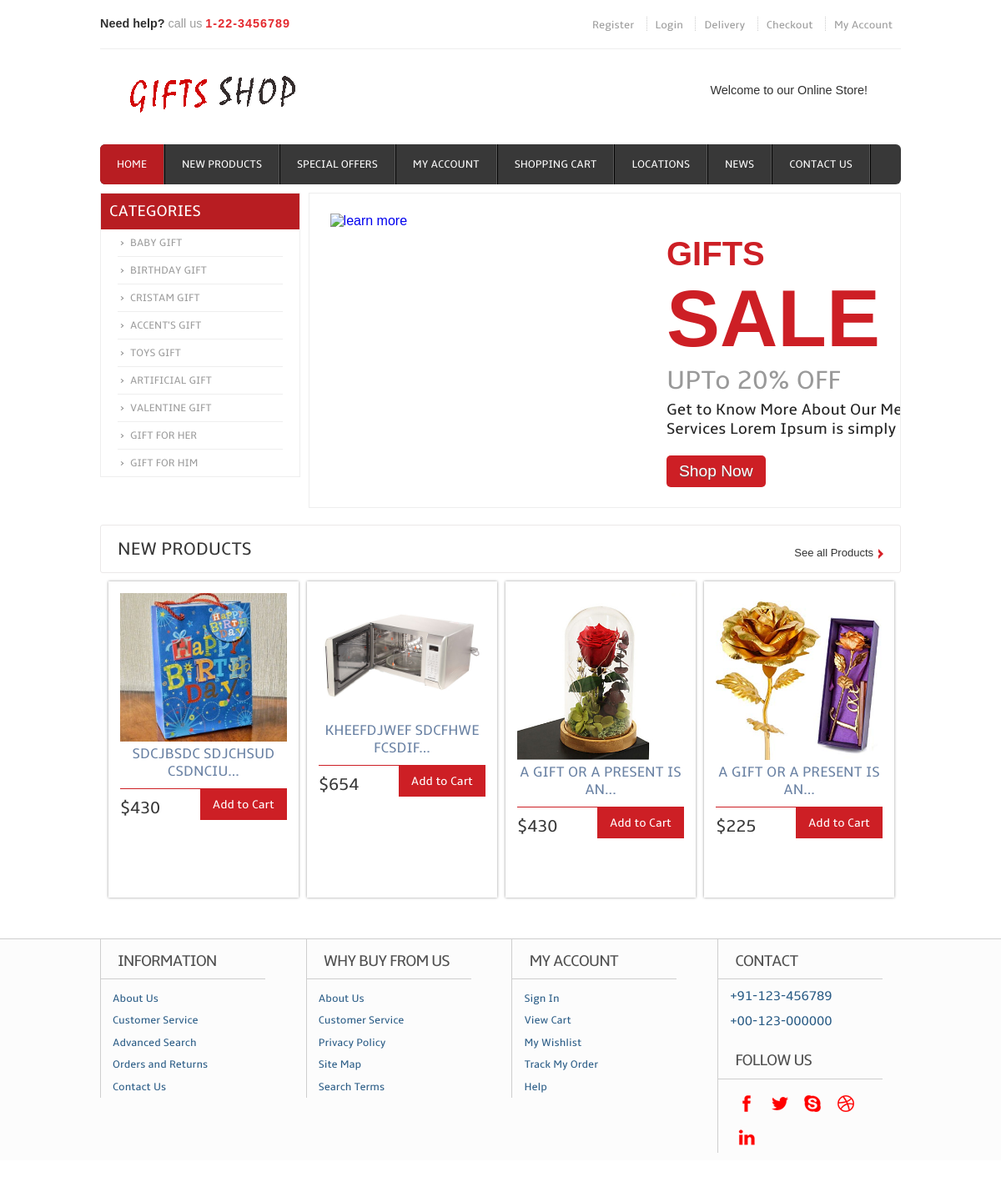
The page / on the database its author committed.
### mycart/models.py (models this page shows, shortened)
class Product(models.Model):
	GIFT_CHOICES = [
    ('babygift','BABYGIFT'),
    ('birthdaygift', 'BIRTHDAYGIFT'),
    ('accentsgift','ACCENTSGIFT'),
    ('cristamgift','CRISTAMGIFT'),
    ('toysgift','TOYSGIFT'),
    ('valentinegift','VALENTINEGIFT'),
    ('artificialgift','ARTIFICIALGIFT'),
    ('giftforher','GIFTFORHER'),
    ('giftforhim','GIFTFORHIM'),
]
	product_name = models.CharField(max_length=100,null=True)
	desc = models.CharField(max_length=1000,null=True)
	category = models.CharField(max_length=100, choices=GIFT_CHOICES,default='babygift')
	subcategory = models.CharField(max_length=100,null=True)
	price = models.IntegerField(null=True)
	Image = models.ImageField(upload_to="shop/images",null=True)
	pub_date = models.DateField()

### mycart/views.py (the view)
# urls.py: path('', views.index,name='index'),
def index(request):
	products=Product.objects.all()
	car=Cart.objects.all()
	cart=car.count()
	print(cart)
	return render(request,'index.html',{'product':products,'li':cart})

### templates/index.html (shortened to what this page needs)
{% extends 'base.html' %}
{% load static %}
{% block content %}
		<div class="menu">
	     		<ul>
	     			<li class="active"><a href="/">Home</a></li>
			    	<li><a href="{% url 'newproducts' %}">New Products</a></li>
			    	<li><a href="{% url 'specialoffer' %}">Special Offers</a></li>
			    	<li><a href="{% url 'myaccount' %}">My Account</a></li>
			    	<li><a href="{% url 'cartitems' %}">Shopping Cart</a></li>
			    	<li><a href="{% url 'location' %}">Locations</a></li>
			    	<li><a href="{% url 'news' %}">News</a></li>
			    	<li><a href="{% url 'contact' %}">Contact Us</a></li>
     			</ul>
	     </div>
	     </div>
	     	<div class="header_slide">
			<div class="header_bottom_left">
				<div class="categories">
				  <ul>
				  	<h3>Categories</h3>
				       <li><a href="{% url 'babygift' %}">Baby Gift</a></li>
				      <li><a href="{% url 'birthdaygift' %}">Birthday Gift</a></li>
				      <li><a href="{% url 'cristamgift' %}">Cristam Gift</a></li>
				      <li><a href="{% url 'accentsgift' %}">Accent's Gift</a></li>
				      <li><a href="{% url 'toysgift' %}">Toys Gift</a></li>
				       <li><a href="{% url 'artificialgift' %}">Artificial Gift</a></li>
				       <li><a href="{% url 'valentinegift' %}">Valentine Gift</a></li>
				       <li><a href="{% url 'giftforher' %}">Gift For Her</a></li>
				       <li><a href="{% url 'giftforhim' %}">Gift For Him</a></li>
				  </ul>
				</div>
	  	     </div>
					 <div class="header_bottom_right">
					 	 <div class="slider">
							 <div id="slider">
			                    <div id="mover">
			                    	<div id="slide-1" class="slide">
									 <div class="slider-img">
									     <a href="preview.html"><img src="{% static 'images/gift2.png' %}" alt="learn more" /></a>
									  </div>
						             	<div class="slider-text">
		                                 <h1>GIFTS<br><span>SALE</span></h1>
		                                 <h2>UPTo 20% OFF</h2>
									   <div class="features_list">
									   	<h4>Get to Know More About Our Memorable Services Lorem Ipsum is simply dummy text</h4>
							            </div>
							             <a href="preview.html" class="button">Shop Now</a>
					                   </div>
				                  </div>
			                 </div>
		                </div>
		         </div>
		      </div>
		</div>
   </div>
 <div class="main">
    <div class="content">
    	<div class="content_top">
    		<div class="heading">
    		<h3>New Products</h3>
    		</div>
    		<div class="see">
    			<p><a href="#">See all Products</a></p>
    		</div>
    	</div>
	      <div class="section group">
	      	{% for i in product %}
    		{% if forloop.counter < 5 %}
				<a href="{% url 'viewproduct' i.id %}">
				<div class="grid_1_of_4 images_1_of_4" style="margin: 1% 0 1% 1%;height: 350px;">
					 <img src="/media/{{i.Image}}" alt="" />
					 <h2>{{i.desc|slice:"0:25"}}...</h2>
					<div class="price-details">
				       <div class="price-number">
							<p><span class="rupees">${{i.price}}</span></p>
					    </div>
					    </a>
					       		<div class="add-cart">
									<h4><a href="{% url 'cart' i.id %}">Add to Cart</a></h4>
							     </div>
					</div>
				</div>
			{% endif %}
			{% endfor %}
  {% endblock %}

### static/css/style.css (style rules this page uses)
html,body,div,span,applet,object,iframe,h1,h2,h3,h4,h5,h6,p,blockquote,pre,a,abbr,acronym,address,big,cite,code,del,dfn,em,img,ins,kbd,q,s,samp,small,strike,strong,sub,sup,tt,var,b,u,i,dl,dt,dd,ol,nav ul,nav li,fieldset,form,label,legend,table,caption,tbody,tfoot,thead,tr,th,td,article,aside,canvas,details,embed,figure,figcaption,footer,header,hgroup,menu,nav,output,ruby,section,summary,time,mark,audio,video { margin:0;padding:0;border:0;font-size:100%;font:inherit;vertical-align:baseline; }
ol,ul { list-style:none;margin:0;padding:0; }
a { text-decoration:none; }
img { max-width:100%; }
body { font-family: Arial, Helvetica, sans-serif; background: #FFF; }
.menu { float: left; }
.menu li { float:left; }
.menu li a { font-family: 'ambleregular'; font-size:0.823em; text-transform:uppercase; color: #fff; display:block; padding:16px 20px; border-right: 2px ridge #585858; -webkit-transition: all .9s; -moz-transition: all .9s; -o-transition: all .9s; -ms-transition: all .9s; transition: all .9s; }
.menu li a:hover,.menu li.active a { background:#B81D22; }
.menu li:first-child a { border-radius:6px 0 0 6px; -webkit-border-radius:6px 0 0 6px; -moz-border-rfadius:6px 0 0 6px; -o-border-radius:6px 0 0 6px; }
.header_slide { margin-top:10px; }
.header_bottom_left { float:left; width:25%; }
.categories { border:1px solid #EEE; }
.categories h3 { font-size:1.2em; color:#FFF; padding:10px; background:#B81D22; text-transform:uppercase; font-family: 'ambleregular'; }
.categories li a { display:block; font-size:0.8em; padding:8px 15px; color: #9C9C9C; font-family: 'ambleregular'; margin:0 20px; background:url(../images/drop_arrow.png) no-repeat 0; border-bottom: 1px solid #EEE; text-transform:uppercase; }
.categories li:last-child a { border:none; }
.header_bottom_right { float:left; width:74%; padding-left:1%; }
.content { padding: 20px 0; background: #FFF; }
.content h2 { color: #383838; margin-bottom: 0.5em; font-size: 1.5em; line-height: 1.2; font-family: 'ambleregular'; font-weight: normal; margin-top: 0px; text-transform: uppercase; }
.content_top { padding: 15px 20px; border: 1px solid #EBE8E8; border-radius: 3px; }
.heading { float: left; }
.heading h3 { font-family: 'ambleregular'; font-size:22px; color:#383838; text-transform: uppercase; }
.see { float: right; padding-top:8px; }
.see p a { display: inline; font-size: 0.8125em; color: #333; background: url(../images/list-img.png) no-repeat right 3px; padding:0px 12px 0px 0px; }
.grid_1_of_4 { display: block; float: left; box-shadow: 0px 0px 3px rgb(150, 150, 150); -webkit-box-shadow: 0px 0px 3px rgb(150, 150, 150); -moz-box-shadow: 0px 0px 3px rgb(150, 150, 150); -o-box-shadow: 0px 0px 3px rgb(150, 150, 150); }
.images_1_of_4 { width: 20.8%; padding: 1.5%; text-align: center; position: relative; }
.images_1_of_4 img { max-width: 100%; }
.images_1_of_4 h2 { color:#6A82A4; font-family: 'ambleregular'; font-size:1.1em; font-weight: normal; }
.images_1_of_4 p { font-size: 0.8125em; padding: 0.4em 0; color: #333; }
.price-details { margin-top:10px; border-top:1px solid #CD1F25; }
.price-number { float: left; padding-top: 5px; }
.price-details p span.rupees { font-size:1.6em; font-family: 'ambleregular'; color:#383838; }
.add-cart { float:right; display: inline-block; }
.add-cart h4 a { font-size:0.9em; display: block; padding:10px 15px; font-family: 'ambleregular'; background:#CD1F25; color: #FFF; text-decoration: none; outline: 0; -webkit-transition: all 0.5s ease-in-out; -moz-transition: all 0.5s ease-in-out; -o-transition: all 0.5s ease-in-out; transition: all 0.5s ease-in-out; }
.section { clear: both; padding: 0px; margin: 0px; }
.group:before, .group:after { content: ""; display: table; }
.group:after { clear: both; }
.group { zoom: 1; }
.group:before, .group:after { content:""; display:table; }
.group:after { clear:both; }
.group { zoom:1; }

### rows shown on the page
Product: Image (picture), desc "SDCJBSDC SDJCHSUD CSDNCIU", price "430"
Product: Image (picture), desc "KHEEFDJWEF SDCFHWE FCSDIF", price "654"
Product: Image (picture), desc "A GIFT OR A PRESENT IS AN", price "430"
Product: Image (picture), desc "A GIFT OR A PRESENT IS AN", price "225"
